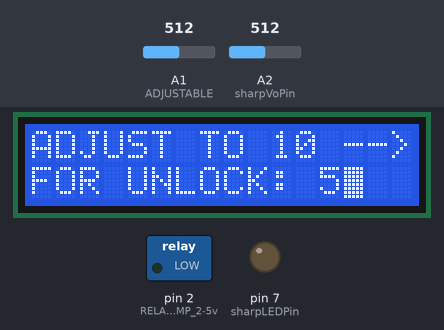
Bench run of a sketch on a simulated Arduino Uno, built with avr-gcc and run on an emulated ATmega328P. On the bench: 16×2 character LCD, switched loads named in the sketch (green lamp = pin HIGH), output pins drawn as LEDs (lit = HIGH). The test bench sets the inputs (shaded band); at power-on: A1 (ADJUSTABLE) = 512, A2 (sharpVoPin) = 512. What the sketch prints to the serial monitor is not drawn.

Above: at 4.5 s.
4.6 s: A1 (ADJUSTABLE) set to 981
At 5.6 s:
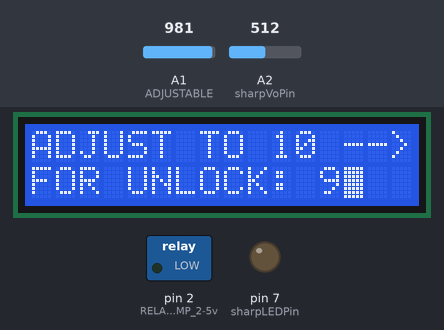
6.2 s: A1 (ADJUSTABLE) set to 1008
At 9.0 s:
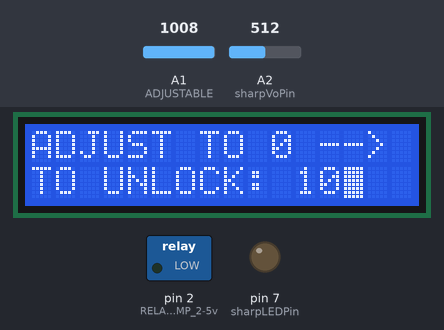
9.3 s: A1 (ADJUSTABLE) set to 111
At 10.3 s:
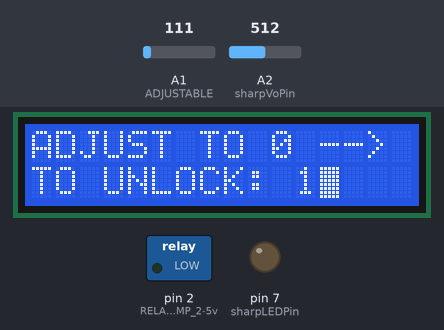
11.4 s: A1 (ADJUSTABLE) set to 91
At 13.4 s:
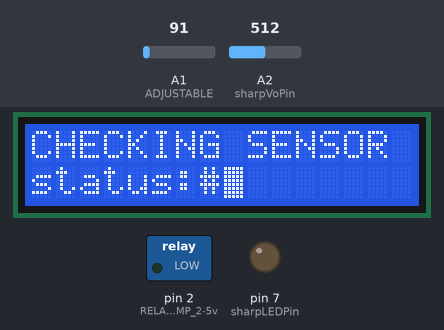
15.8 s: A1 (ADJUSTABLE) set to 110
At 20.5 s:
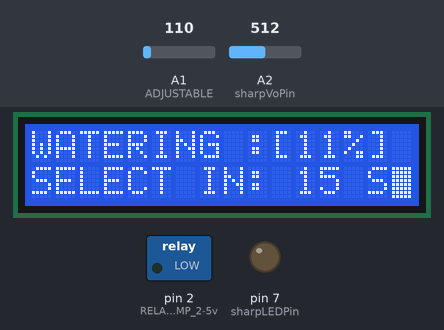
Timing chart, 0 to 36.8 s (numbered marks = the images above; inputs shaded):
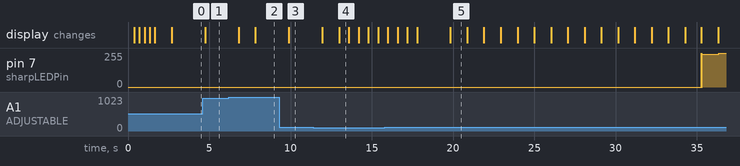

Measured:
- the behaviour switches between 999 and 1000 on A1 (ADJUSTABLE) (found by bisection; images 1 and 2)
- the behaviour switches between 100 and 99 on A1 (ADJUSTABLE) (found by bisection; images 3 and 4)
- after the input at 4.6 s, the display: changes after 0.15 s (image 1)
- after the input at 6.2 s, the display: first changes after 0.61 s (image 2 shows a later state)
- after the input at 9.3 s, the display: changes after 0.60 s (image 3)
- after the input at 11.4 s, the display: first changes after 0.56 s (image 4 shows a later state)
- what the display in image 4 shows lasts 0.6 s, from 13.0 s to 13.6 s

The sketch:

plantsavelife_patch1.1.ino
```cpp
#include <Wire.h>
#include <LiquidCrystal_I2C.h>

LiquidCrystal_I2C lcd(0x27, 2, 1, 0, 4, 5, 6, 7, 3, POSITIVE);//declare for setup LCD monitor with I2C module

//define function();
int soilconvert(int soil_moisture); // measuring humidity of soil by soil moisture senser V1.2

void airquility(); // checking air quility for SHARP GP2Y10 Dust Sensor PM2.5 module.

// Arduino pin numbers.///////////////////////////////////////////////////////////
const int sharpLEDPin = 7;   // Arduino digital pin 7 connect to sensor LED.
const int sharpVoPin = A2;   // Arduino analog pin 5 connect to sensor Vo.

#define N 100
static unsigned long VoRawTotal = 0;
static int VoRawCount = 0;

//Registor adjustable
const int ADJUSTABLE = A1;

// Set the typical output voltage in Volts when there is zero dust.
static float Voc = 0.6;

// Use the typical sensitivity in units of V per 100ug/m3.
const float K = 0.5;
///////////////////////////////////////////////////////////////////////////////////

float pumpactive_duration;

bool first_cycle = true;// Defaut First Cycle of loop() there are gap while waiting for First-Cycle of loop()

float water_using;

const float PumpFlowRate = 18.18181818181818;

int pump(){

  //calculating meansuring of water flow through pump 2-5v(powered by powerbank 11500 mw)
  //Result : 1000 millilitre / 55 second that mean appoximatly 18.18 millilitre / second
  //Research Date: Sunday, 28 April 2019;

    digitalWrite(2, HIGH);
    delay(1000);
    return 1; //return time that flow water by pump in 1 cycle(Second : Unit)

  }

void StopPump(){
  //stop Pump active by ACTIVE LOW to A2;
    digitalWrite(2, LOW);
  }

void setup(){
    Serial.begin(9600);
    lcd.begin(16, 2);// LCD i2C SetUp
    pinMode(2, OUTPUT);//RELAY CONTROL PUMP 2-5v
    pinMode(ADJUSTABLE, INPUT);//Registor adjustable
    pinMode(A0, INPUT);//SOIL MOISURE MEANSUREMENT V1.2
    pinMode(sharpLEDPin, OUTPUT); // Set LED pin for SHARP GP2Y10 Dust Sensor PM2.5 module.


    //BIOS MODE FOR DELEY PROGRAM;
    lcd.setCursor(0,0); //First line
    lcd.print("PLANT SAFE LIFE!");
    lcd.setCursor(0,1); //Second line
    lcd.print("  loading ");
    //RUN NUMBER PERCENT FROM 0 TO 100;
    for(int i=0; i< 101;i++){
        lcd.setCursor(10,1);
        lcd.print(i);
        lcd.print(" %");
        delay(10);
        lcd.blink();
    }
    delay(1000);
    lcd.clear();


    //SURE THAT THE SYSTEM IS SECURE
    //BY THERE IS SAFETY 2 STEPS CODE BY CONTROLABLE RESISTOR


    int unlock = 1;
    while(unlock){
      lcd.setCursor(0,0); //First line
      lcd.print("ADJUST TO 10 -->");
      int value = analogRead(A1)/100;
      lcd.setCursor(0,1);//second line
      lcd.print("FOR UNLOCK: ");
      lcd.print(value);
      delay(1000);
      lcd.clear();
      if(value == 10){
        while(unlock){
          value = analogRead(A1)/100;
          lcd.setCursor(0,0); //First line
          lcd.print("ADJUST TO 0 -->");
          lcd.setCursor(0,1);//second line
          lcd.print("TO UNLOCK: ");
          lcd.print(value);
          delay(1000);
          lcd.clear();
          if(value == 0)
            unlock = 0;
        }
      }
    }
    lcd.clear();

}
void loop() // While (true){}
{
  int value;//value of setting value of adjustable resistor;

  if(first_cycle){

  lcd.setCursor(0,0);
  lcd.print("CHECKING SENSOR");
  lcd.setCursor(0,1);
  lcd.print("status:");
  for(int i = 1; i < 9;i++){
    lcd.print("#");
    delay(600);
  }
  lcd.setCursor(0,1);
  lcd.print("status: Connect");
  delay(2000);
  int unlock = 1;
  int countdown = 15;// Waiting time to start program
  while(unlock){
          value = analogRead(A1)/10;
          if(value < 5){
            value = 5;
          }else if(value > 100){
            value = 100;
          }
          lcd.setCursor(0,0); //First line
          lcd.print("WATERING :[");
          lcd.print(value);
          lcd.print("%]");

          lcd.setCursor(0,1);//second line
          lcd.print("SELECT IN: ");
          lcd.print(countdown);
          lcd.print(" S");

          delay(1000);

          countdown--; // reducing time 1 sec per a While cycle
          lcd.clear();

          if(countdown == 0)
            unlock = 0;
  }
  first_cycle = false; // end of first Cycle preload
  }

  digitalWrite(sharpLEDPin, LOW);

  // Wait 0.28ms before taking a reading of the output voltage as per spec.
  delayMicroseconds(280);

  // Record the output voltage. This operation takes around 100 microseconds.
  int VoRaw = analogRead(sharpVoPin);

  // Turn the dust sensor LED off by setting digital pin HIGH.
  digitalWrite(sharpLEDPin, HIGH);

  // Wait for remainder of the 10ms cycle = 10000 - 280 - 100 microseconds.
  delayMicroseconds(9620);


  // Use averaging 100 value
  float Vo = VoRaw;
  VoRawTotal += VoRaw;
  VoRawCount++;
  if ( VoRawCount >= N ) {
    Vo = 1.0 * VoRawTotal / N;
    VoRawCount = 0;
    VoRawTotal = 0;
  } else {
    return;
  }

  // Compute the output voltage in Volts.
  Vo = Vo / 1024.0 * 5.0;

  // Convert to Dust Density in units of ug/m3.
  float dV = Vo - Voc;
  if ( dV < 0 ) {
    dV = 0;
    Voc = Vo;
  }
  float dustDensity = dV / K * 100.0;

  int moisture = soilconvert(analogRead(A0)); // convert analog value to percent;

  lcd.clear();//Clear Screen immediately when new value come it has delay around 10000 millisecond


  //SCREEN DISPLAY 16x2 LCD I2C

  ////////////////////////////////////
  // Moisture: 70%                  //
  // Dust: 5.66 ug/m                //
  ////////////////////////////////////

  lcd.setCursor(0,0);
  lcd.print("Moisture: ");
  lcd.print(moisture);
  lcd.print("%");

  ////////////////////////////////////////////


  int change = analogRead(A1)/500;


    // Turn on the dust sensor LED by setting digital pin LOW.
  if(!change){
  lcd.setCursor(0,1);
  lcd.print("Dust:");
  lcd.print(dustDensity);
  lcd.print("ug/m3");
  }
  ////////////////////////////////////////////
  if(change){
    lcd.setCursor(0,1);
    lcd.print("Usage:");
    lcd.print(water_using);
    lcd.print("ml");
  }
  //display in computer
  Serial.println("water usage:");
  Serial.println(water_using);
  Serial.println("ml");
  delay(1000);


  //Watering Function
  if(moisture < value){
     pumpactive_duration += pump();
     water_using += PumpFlowRate; //calculate volume of flowing water to plot and keep;

  if(moisture > value){
     StopPump();

     pumpactive_duration = 0;

     }
  }
   //  Interrupt to stop process waiting for User
   //  Preventing water overflow
   //  18.18 ml/s x 25 second = 454.5 ml <-- too much

  if(pumpactive_duration > 25){
    int unlock = 1;
    while(unlock){
      lcd.setCursor(0,0); //First line
      lcd.print("!WATER OVERFLOW!");
      int value = analogRead(A1)/100;
      lcd.setCursor(0,1);//second line
      lcd.print("5 TO UNLOCK: ");
      lcd.print(value);
      delay(1000);
      lcd.clear();
      if(value == 5){
        while(unlock){
          value = analogRead(A1)/100;
          lcd.setCursor(0,0); //First line
          lcd.print("!WATER OVERFLOW!");
          lcd.setCursor(0,1);//second line
          lcd.print(" 0 TO UNLOCK: ");
          lcd.print(value);
          delay(1000);
          lcd.clear();
          if(value == 0){
             unlock = 0;
             pumpactive_duration = 0;
          }
        }
      }
    }
  }

}

int soilconvert(int soil_moisture){
  int percent = map(soil_moisture, 573, 380, 0, 100);
  if(percent < 0){
    percent = 0;
  }
  if(percent > 100){
    percent = 100;
  }
  return percent;

}
```
